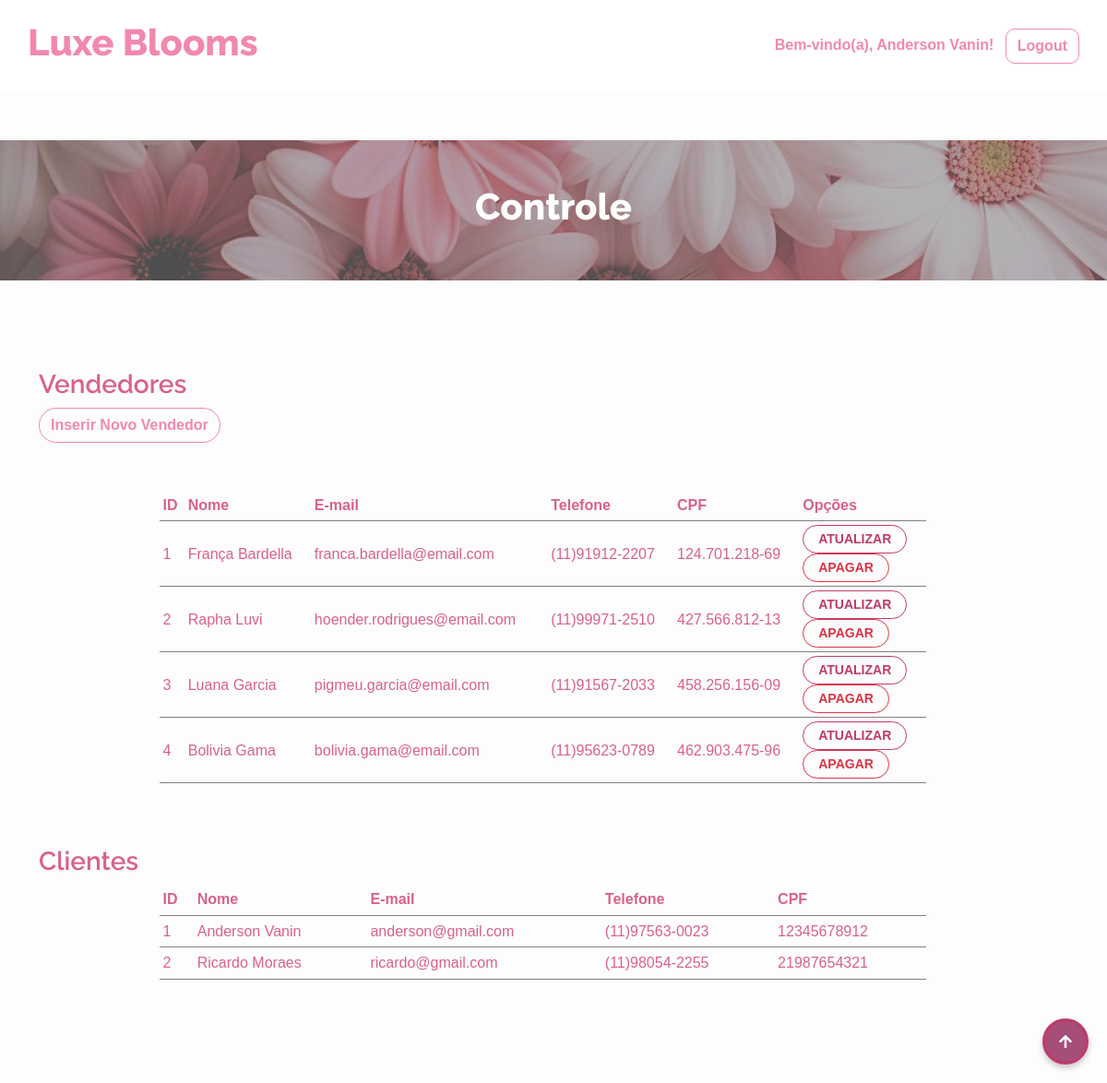
/adm.php (signed in), run on the app's committed database.
### tables this page shows
CREATE TABLE `cadastro_vendedor` (
  `id_vendedor` int(11) NOT NULL,
  `cpf_vendedor` varchar(14) NOT NULL,
  `telefone_vendedor` varchar(14) DEFAULT NULL,
  `nome_vendedor` varchar(128) DEFAULT NULL,
  `email_vendedor` varchar(128) DEFAULT NULL,
  `senha_vendedor` varchar(64) DEFAULT NULL
);

CREATE TABLE `cadastro_cliente` (
  `id_cliente` int(11) NOT NULL,
  `cpf_cliente` varchar(14) NOT NULL,
  `telefone_cliente` varchar(14) DEFAULT NULL,
  `nome_cliente` varchar(128) DEFAULT NULL,
  `email_cliente` varchar(128) DEFAULT NULL,
  `senha_cliente` varchar(64) DEFAULT NULL,
  `tipo` enum('cliente','vendedor','administrador') NOT NULL DEFAULT 'cliente'
);

### adm.php (the view, shortened to what this page needs)
<?php
    include 'bd/conecta.php';
?>
<!DOCTYPE html>
<html lang="PT-BR">
<head>
    <link rel="stylesheet" href="https://use.fontawesome.com/releases/v5.15.4/css/all.css" />
    <link href="https://cdn.jsdelivr.net/npm/bootstrap-icons@1.4.1/font/bootstrap-icons.css" rel="stylesheet">
    <link href="lib/lightbox/css/lightbox.min.css" rel="stylesheet">
    <link href="lib/owlcarousel/assets/owl.carousel.min.css" rel="stylesheet">
    <link href="css/bootstrap.min.css" rel="stylesheet">
    <link href="css/style.css" rel="stylesheet">
</head>
<body>
        <div class="container-fluid fixed-top">
            <div class="container px-0">
                <nav class="navbar navbar-light bg-white navbar-expand-xl">
                    <a href="index.php" class="navbar-brand">
                        <h1 class="text-primary display-6">Luxe Blooms</h1>
                    </a>
                    <div class="d-flex ms-auto">
                        <?php
                        echo "<span class='my-auto text-primary fw-bold'>Bem-vindo(a), " . htmlspecialchars($_SESSION['nome']) . "!
                            <a href='processos/proc-logout.php' class='btn btn-outline-secondary ms-2'>Logout</a>
                        </span>";
                        ?>
                    </div>
                </nav>
            </div>
        </div>
    <div class="container-fluid page-header py-5">
        <h1 class="text-center text-white display-6">Controle</h1>
    </div>
    <div class="container-fluid fruite py-5">
        <div class="container py-5">
            <div class="row g-4">
                <div class="col-lg-12">
                    <div class="row g-4">
                        <h3>Vendedores</h3>
                    </div>
                    <div class=" g-4">
                        <a href='cadastro/insere_vendedor.php' class='btn border border-secondary rounded-pill text-primary'>
                            <i class='text-primary'></i> Inserir Novo Vendedor
                        </a>
                    </div>
                    <br>
                    <br>
                    <div class="row g-4 justify-content-around">
                        <div class="col-lg-9">
                            <div class="table  row g-4 justify-content-center">
                                <table class="table-sm table-borderless table-hover" id="datatablesSimple">
                                        <thead>
                                            <tr>
                                                <th>ID</th>
                                                <th>Nome</th>
                                                <th>E-mail</th>
                                                <th>Telefone</th>
                                                <th>CPF</th>
                                                <th>Opções</th>
                                            </tr>
                                        </thead>
                                        <tbody>
                                            <?php
                                                $sql = "SELECT * FROM cadastro_vendedor";
                                                $consulta = $conexao->query($sql);
                                                while($dados = $consulta->fetch_assoc()){
                                                    echo "<tr>";
                                                    echo "<td>".$dados['id_vendedor']."</td>";
                                                    echo "<td>".$dados['nome_vendedor']."</td>";
                                                    echo "<td>".$dados['email_vendedor']."</td>";
                                                    echo "<td>".$dados['telefone_vendedor']."</td>";
                                                    echo "<td>".$dados['cpf_vendedor']."</td>";
                                                    echo "<td>
                                                        <a class='btn btn-sm btn-outline-primary px-3  rounded-pill' href='cadastro/edita_vendedor.php?id=".$dados['id_vendedor']."'  >ATUALIZAR</a>
                                                        <br>
                                                        <a onClick='return apagarVendedor()' href='processos/proc_apaga_vendedor.php?id=".$dados['id_vendedor']."' class='btn btn-sm btn-outline-danger px-3  rounded-pill' >APAGAR</a>
                                                    </td>";
                                                    echo "</tr>";
                                                }
                                            ?>
                                        </tbody>
                                </table>
                            </div>
                        </div>
                    </div>
                    <br>
                    <br>
                    <div class="row g-4">
                        <h3>Clientes</h3>
                    </div>
                    <div class="row g-4 justify-content-around">
                        <div class="col-lg-9">
                            <div class="table row g-4 justify-content-center">
                            <table class="table-sm table-borderless table-hover" id="datatablesSimple">
                                        <thead>
                                            <tr>
                                                <th>ID</th>
                                                <th>Nome</th>
                                                <th>E-mail</th>
                                                <th>Telefone</th>
                                                <th>CPF</th>
                                            </tr>
                                        </thead>
                                        <tbody>
                                            <?php
                                                $sql = "SELECT * FROM cadastro_cliente";
                                                $consulta = $conexao->query($sql);
                                                while($dados = $consulta->fetch_assoc()){
                                                    echo "<tr>";
                                                    echo "<td>".$dados['id_cliente']."</td>";
                                                    echo "<td>".$dados['nome_cliente']."</td>";
                                                    echo "<td>".$dados['email_cliente']."</td>";
                                                    echo "<td>".$dados['telefone_cliente']."</td>";
                                                    echo "<td>".$dados['cpf_cliente']."</td>";
                                                    echo "</tr>";
                                                }
                                            ?>
                                        </tbody>
                                </table>
                            </div>
                        </div>
                    </div>
                </div>
            </div>
        </div>
    </div>
    <a href="#" class="btn btn-primary border-3 border-primary rounded-circle back-to-top"><i class="fa fa-arrow-up"></i></a>
</body>
</html>

### css/style.css (style rules this page uses)
.back-to-top { position: fixed; right: 30px; bottom: 30px; display: flex; width: 45px; height: 45px; align-items: center; justify-content: center; transition: 0.5s; z-index: 99; }
.btn { font-weight: 600; transition: .5s; }
.btn.border-secondary { transition: 0.5s; }
.fixed-top { transition: 0.5s; background: var(--bs-white); border: 0; }
.navbar { height: 100px; border-bottom: 1px solid rgba(255, 255, 255, .1); }
.page-header { position: relative; background: linear-gradient(rgba(0, 0, 0, 0.3), rgba(0, 0, 0, 0.3)), url(../imgs/Papel\ De\ Parede\ Estampa\ Floral.jpg); background-position: center center; background-repeat: no-repeat; background-size: cover; }
@media (min-width: 992px) { .hero-header, .page-header { margin-top: 152px !important; } }
body { font-family: 'Arial', sans-serif; line-height: 1.6; margin: 0; padding: 0; background-color: #fdfdfd; color: #444; }
.back-to-top { background-color: #a64d79; color: #fff; border-radius: 50%; position: fixed; bottom: 20px; right: 20px; width: 50px; height: 50px; display: flex; align-items: center; justify-content: center; cursor: pointer; box-shadow: 0 4px 6px rgba(0, 0, 0, 0.2); transition: background-color 0.3s ease; }

### data on the page
cadastro_vendedor: id_vendedor "1", nome_vendedor "França Bardella", email_vendedor "franca.bardella@email.com", telefone_vendedor "(11)91912-2207", cpf_vendedor "124.701.218-69"
cadastro_vendedor: id_vendedor "2", nome_vendedor "Rapha Luvi", email_vendedor "hoender.rodrigues@email.com", telefone_vendedor "(11)99971-2510", cpf_vendedor "427.566.812-13"
cadastro_vendedor: id_vendedor "3", nome_vendedor "Luana Garcia", email_vendedor "pigmeu.garcia@email.com", telefone_vendedor "(11)91567-2033", cpf_vendedor "458.256.156-09"
cadastro_vendedor: id_vendedor "4", nome_vendedor "Bolivia Gama", email_vendedor "bolivia.gama@email.com", telefone_vendedor "(11)95623-0789", cpf_vendedor "462.903.475-96"
cadastro_cliente: id_cliente "1", nome_cliente "Anderson Vanin", email_cliente "anderson@gmail.com", telefone_cliente "(11)97563-0023", cpf_cliente "12345678912"
cadastro_cliente: id_cliente "2", nome_cliente "Ricardo Moraes", email_cliente "ricardo@gmail.com", telefone_cliente "(11)98054-2255", cpf_cliente "21987654321"

### other printed values
$_SESSION['nome'] "Anderson Vanin"
